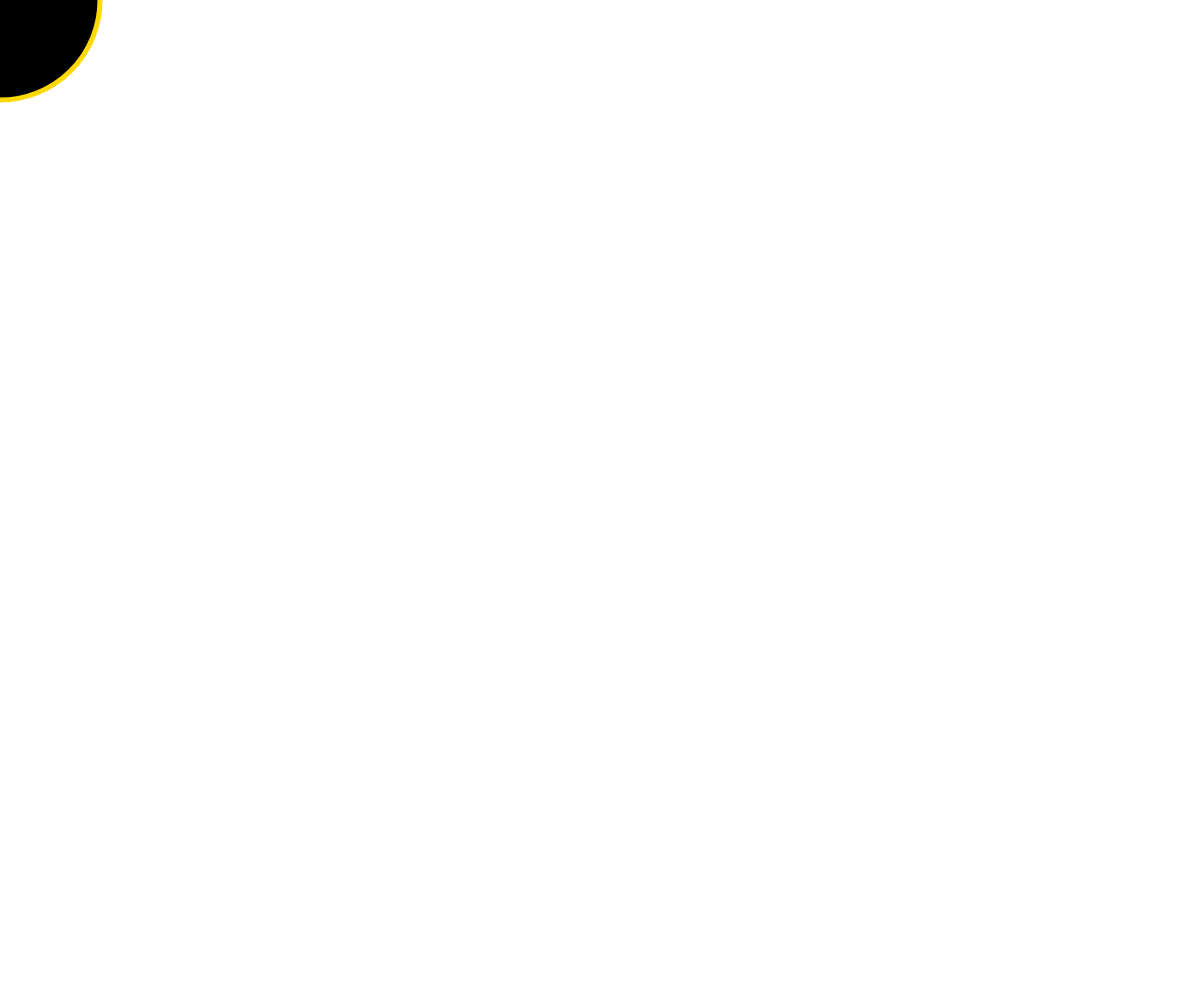
Frame 1 (no input)
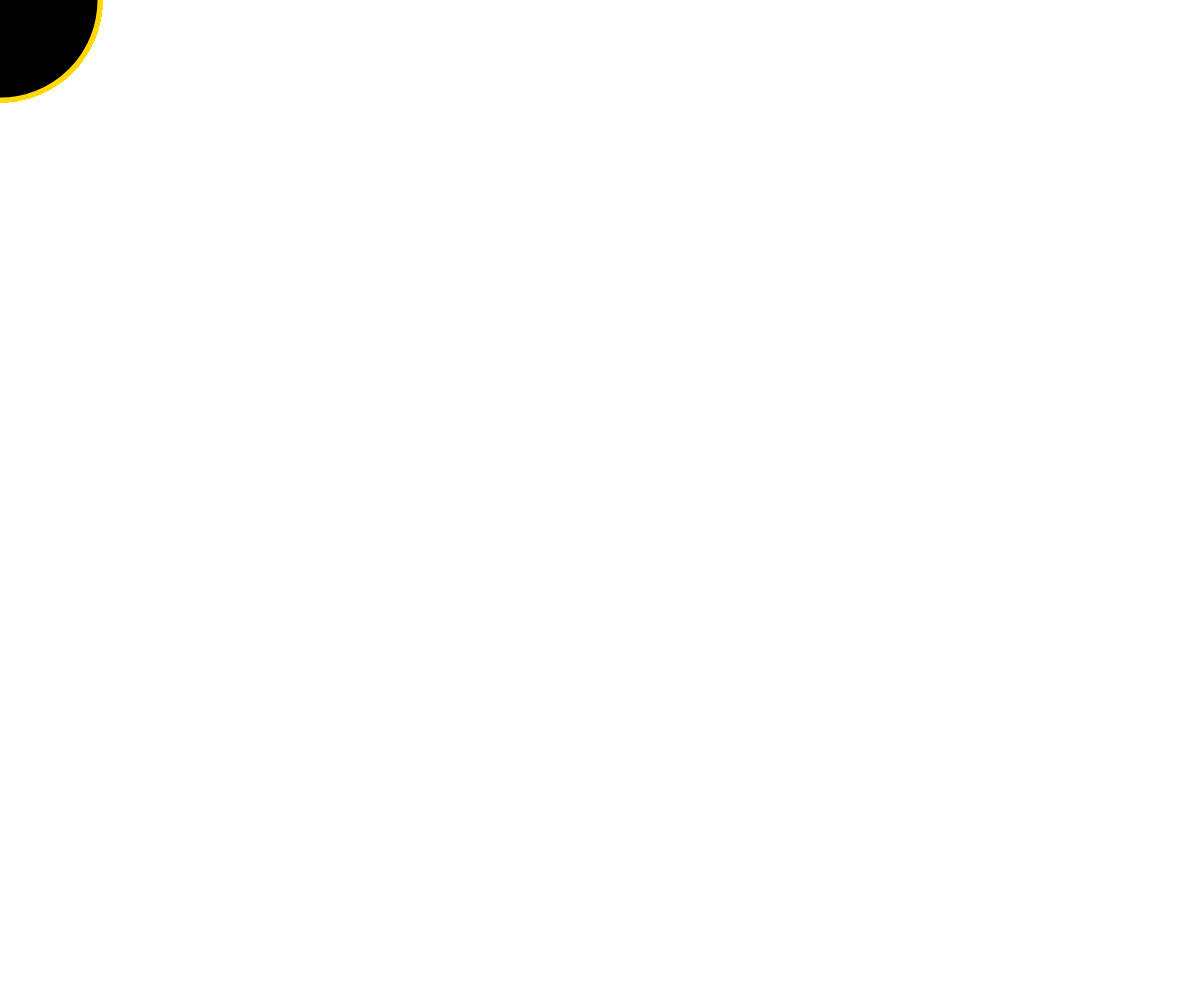
Frame 60 (no input)
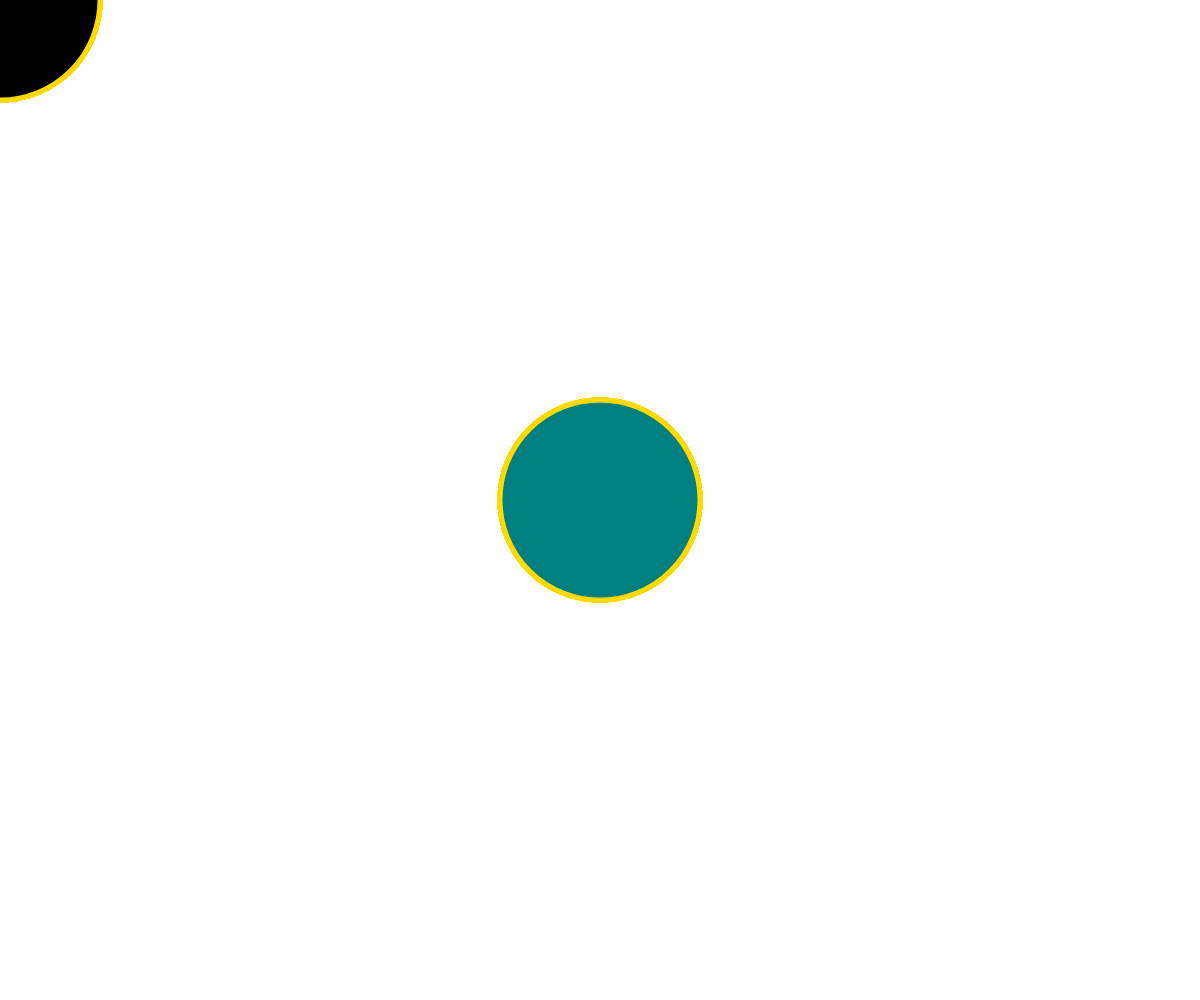
Frame 120 (the mouse pressed at the canvas centre since frame 60)

The p5.js sketch that drew these frames (run headless with seeded random() and noise() and a simulated clock; from frame 60 on, the mouse is pressed at the canvas centre):

// p5.js sketch
// ── sketch.js
function setup() {
  createCanvas(windowWidth, windowHeight); // create a canvas the size of the window
  colorMode(HSB); // 設定顏色模式為 HSB
}

function draw() {
 
  // 根據滑鼠的 x 座標來調整色相
  let hue = map(mouseX, 0, windowWidth, 0, 360);
  // 根據滑鼠的 y 座標來調整亮度
  let brightness = map(mouseY, 0, windowHeight, 0, 100);

  fill(hue, 100, brightness); // 使用 HSB 顏色模式
  stroke(51, 100, 100); // 設定邊框顏色為金色 (HSB)
  strokeWeight(5); // 設定邊框寬度

  // 在滑鼠位置畫一個圓，寬高為 200px
  ellipse(mouseX, mouseY, 200, 200);
}

// 當視窗大小改變時，重新設定畫布的寬高
function windowResized() {
  resizeCanvas(windowWidth, windowHeight);
}
// ── sketch_1.js
function setup() {
    createCanvas(windowWidth, windowHeight);// create a canvas the size of the window
    //畫布的顏色為#F0DCCA(F0為十六進位的質，翻成10進位是202)
    background(240, 220, 202);
    
  }
  
  function draw() {//畫圓函數
      //畫布的顏色為#F0DCCA(F0為十六進位的質，翻成10進位是202)
      background(240, 220, 202);
      //畫圓的顏色為#8D9F87(8D為十六進位的質，翻成10進位是141)
      fill(141, 159, 135);
      //畫圓的邊框為#6F9283(6F為十六進位的質，翻成10進位是111)
      stroke(111, 146, 131);
      //畫圓的邊框寬度為10
      strokeWeight(10);
      //在視窗中間畫一個圓，寬高為200
      //ellipse(windowWidth/2, windowHeight/2, 200, 200);
      //依照上面圓的顏色和框線顏色，從視窗的最左邊，產生連續的圓，到視窗的最右邊
      for (var i = 0; i < windowWidth+200; i+=200){
          ellipse(i, windowHeight/2, 200, 200);
      }
  
  }
  //當視窗大小改變時，重新設定畫布的寬高
  function windowResized() {
    resizeCanvas(windowWidth, windowHeight);
  }
// ── sketch_2.js
function setup() {
    createCanvas(windowWidth, windowHeight); // create a canvas the size of the window
    colorMode(HSB); // 設定顏色模式為 HSB
    background(240, 220, 202);
  }
  
  function draw() {
      background(50, 60, 45);
      fill(90, 50, 50); // 使用 HSB 顏色模式
      stroke(71, 45, 45); // 使用 HSB 顏色模式
      strokeWeight(5);
      
      // 根據滑鼠的 x 座標來調整圖形的大小
      let size = map(mouseX, 0, windowWidth, 50, 100);
      
      // 使用雙重迴圈來連續產生圖形
      for (let i = 0; i < windowWidth; i += size + 10) {
          for (let j = 0; j < windowHeight; j += size + 10) {
              rectMode(CENTER);
              rect(i, j, size, size);
              ellipse(i, j, size, size);
          }
      }
  }
  
  //當視窗大小改變時，重新設定畫布的寬高
  function windowResized() {
    resizeCanvas(windowWidth, windowHeight);
  }
